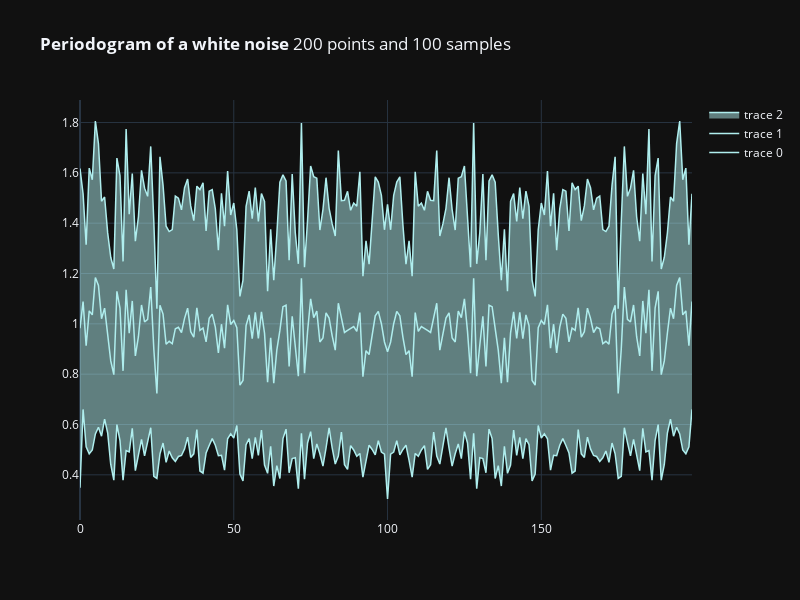
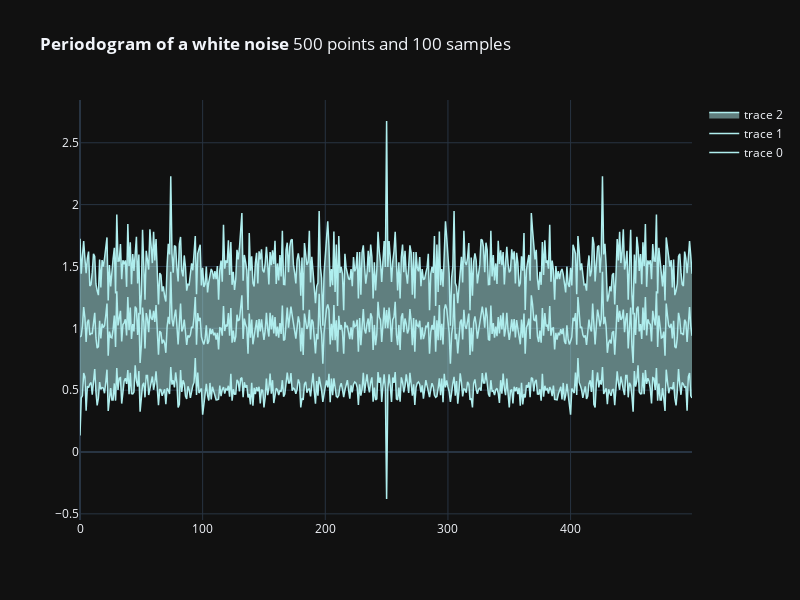
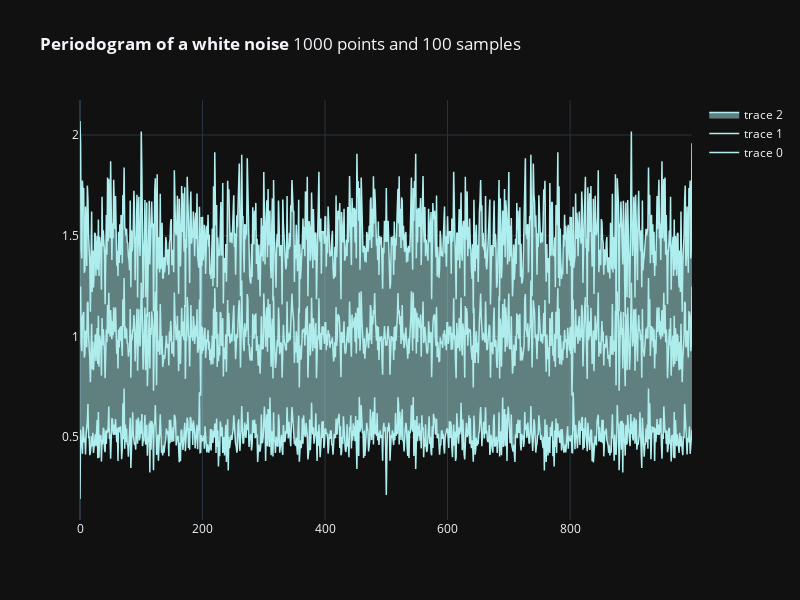

Notebook code cell kept with these figures, in order:
### Code cell
def get_periodograms(samples: np.ndarray) -> np.ndarray:
    """
    Calculate the periodograms of a set of samples.

    Args:
        samples (np.ndarray): A 2D NumPy array where each row represents a sample, 
                             and columns represent data points.

    Returns:
        np.ndarray: A 2D NumPy array containing the periodograms of the samples.
    """
    n_points = samples.shape[1]
    periodograms = np.zeros((len(samples), n_points))
    autocovariances = get_autocovariances(samples)
    angles0 = (2*np.pi/n_points)*np.arange(1, n_points)
    for k in range(n_points):
        periodograms[:, k] = autocovariances[:,0]+np.sum(autocovariances[:,1:]*2*np.cos(k*angles0), axis = 1)
    return periodograms

# Plot periodogram of white noises
for n_points in [200, 500, 1000]:
    wn_sample = sample_wnoise(n_points, 100)
    
    perio = get_periodograms(wn_sample)
    plot_mean_std(perio, 
                  title =f"<b>Periodogram of a white noise</b> {n_points} points and 100 samples", 
                  x = np.arange(n_points)
                 )

### Figure 1 — Plotly figure (JSON) as saved in the notebook; plotly's stock layout.template omitted (floating-point values rounded to 4 significant figures; data arrays with more than 128 entries replaced by an {"elided": "..."} marker saying what was removed)
{"data": [{"line": {"color": "paleturquoise", "width": 1.5}, "type": "scatter", "x": {"elided": "200 int values"}, "y": {"elided": "200 float values"}}, {"line": {"color": "paleturquoise", "width": 1.5}, "opacity": 0.6, "type": "scatter", "x": {"elided": "200 int values"}, "y": {"elided": "200 float values"}}, {"fill": "tonexty", "line": {"color": "paleturquoise", "width": 1.5}, "opacity": 0.6, "type": "scatter", "x": {"elided": "200 int values"}, "y": {"elided": "200 float values"}}], "layout": {"height": 600, "title": {"text": "<b>Periodogram of a white noise</b> 200 points and 100 samples"}, "width": 800}}

### Figure 2 — Plotly figure (JSON) as saved in the notebook; plotly's stock layout.template omitted (floating-point values rounded to 4 significant figures; data arrays with more than 128 entries replaced by an {"elided": "..."} marker saying what was removed)
{"data": [{"line": {"color": "paleturquoise", "width": 1.5}, "type": "scatter", "x": {"elided": "500 int values"}, "y": {"elided": "500 float values"}}, {"line": {"color": "paleturquoise", "width": 1.5}, "opacity": 0.6, "type": "scatter", "x": {"elided": "500 int values"}, "y": {"elided": "500 float values"}}, {"fill": "tonexty", "line": {"color": "paleturquoise", "width": 1.5}, "opacity": 0.6, "type": "scatter", "x": {"elided": "500 int values"}, "y": {"elided": "500 float values"}}], "layout": {"height": 600, "title": {"text": "<b>Periodogram of a white noise</b> 500 points and 100 samples"}, "width": 800}}

### Figure 3 — Plotly figure (JSON) as saved in the notebook; plotly's stock layout.template omitted (floating-point values rounded to 4 significant figures; data arrays with more than 128 entries replaced by an {"elided": "..."} marker saying what was removed)
{"data": [{"line": {"color": "paleturquoise", "width": 1.5}, "type": "scatter", "x": {"elided": "1000 int values"}, "y": {"elided": "1000 float values"}}, {"line": {"color": "paleturquoise", "width": 1.5}, "opacity": 0.6, "type": "scatter", "x": {"elided": "1000 int values"}, "y": {"elided": "1000 float values"}}, {"fill": "tonexty", "line": {"color": "paleturquoise", "width": 1.5}, "opacity": 0.6, "type": "scatter", "x": {"elided": "1000 int values"}, "y": {"elided": "1000 float values"}}], "layout": {"height": 600, "title": {"text": "<b>Periodogram of a white noise</b> 1000 points and 100 samples"}, "width": 800}}
